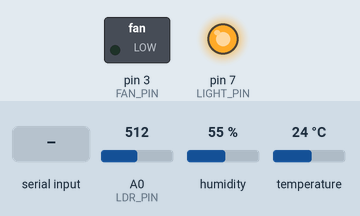
This sketch was run on a simulated Arduino Uno, built with avr-gcc and run on an emulated ATmega328P. On the bench: switched loads named in the sketch (green lamp = pin HIGH), output pins drawn as LEDs (lit = HIGH). Inputs (shaded band) come from the test bench; at power-on: A0 (LDR_PIN) = 512, humidity 55 %, temperature 24 °C.

Above: at 1.4 s.
1.5 s: "P" received over the second serial link
At 2.6 s:
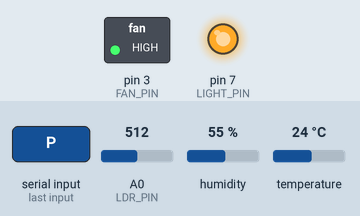
3.2 s: A0 (LDR_PIN) set to 491
At 4.3 s:
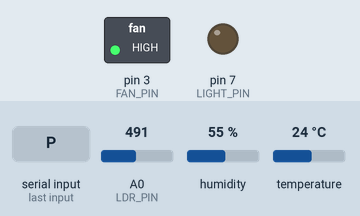
4.8 s: A0 (LDR_PIN) set to 510
At 5.9 s:
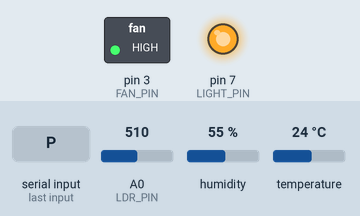
6.4 s: A0 (LDR_PIN) set to 490
At 7.6 s:
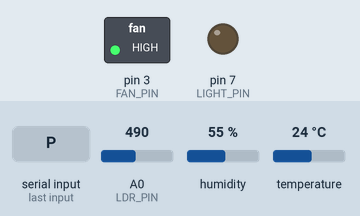
Timing chart, 0 to 9.0 s (numbered marks = the images above; inputs shaded):
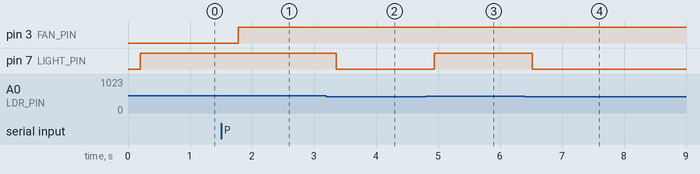

The sketch:

sketchnodeA.ino
```cpp
  #include "DHT.h"
  #include <SoftwareSerial.h>

  // --- PINS ---
  #define DHTPIN 2
  #define DHTTYPE DHT11
  #define LDR_PIN A0
  #define FAN_PIN 3
  #define LIGHT_PIN 7

  // RELAY LOGIC (Swap HIGH/LOW if your light is backwards)
  #define RELAY_ON  LOW
  #define RELAY_OFF HIGH

  SoftwareSerial nodeB_Serial(10, 11);
  DHT dht(DHTPIN, DHTTYPE);

  // 0=Auto, 1=Force ON, 2=Force OFF
  int lightState = 0;
  bool fanOverride = false;

  void setup() {
    Serial.begin(9600);
    nodeB_Serial.begin(9600);
    dht.begin();

    pinMode(FAN_PIN, OUTPUT);
    pinMode(LIGHT_PIN, OUTPUT);

    // Quick startup flash
    digitalWrite(LIGHT_PIN, RELAY_ON);
    delay(200);
    digitalWrite(LIGHT_PIN, RELAY_OFF);
  }

  void loop() {
    float t = dht.readTemperature();
    float h = dht.readHumidity();
    int lightVal = analogRead(LDR_PIN);

    if (nodeB_Serial.available()) {
        char cmd = nodeB_Serial.read();

        // FAN COMMANDS
        if (cmd == 'P') { fanOverride = true; }

        // LIGHT COMMANDS
        else if (cmd == 'L') { lightState = 1; } // Force ON
        else if (cmd == 'l') { lightState = 2; } // Force OFF

        // AUTO COMMANDS
        else if (cmd == 'N') {
          fanOverride = false;
          // DO NOT RESET LIGHTS HERE! This fixes the loop bug.
        }
        else if (cmd == 'A') {
          fanOverride = false;
          lightState = 0; // Global Reset
        }
    }

    // FAN LOGIC
    if (fanOverride) {
        analogWrite(FAN_PIN, 255);
      } else {
        analogWrite(FAN_PIN, 0);
      }
        // LIGHT LOGIC
    if (lightState == 1) { digitalWrite(LIGHT_PIN, RELAY_ON); }
    else if (lightState == 2) { digitalWrite(LIGHT_PIN, RELAY_OFF); }
    else {
        // Auto Mode
        if (lightVal < 500) { digitalWrite(LIGHT_PIN, RELAY_ON); }
        else { digitalWrite(LIGHT_PIN, RELAY_OFF); }
    }

    // Send Data
    nodeB_Serial.print(t); nodeB_Serial.print(",");
    nodeB_Serial.print(h); nodeB_Serial.print(",");
    nodeB_Serial.println(lightVal);
    delay(500); // Faster Loop
  }
```

Measured:
- the behaviour switches between 500 and 499 on A0 (LDR_PIN) (found by bisection; images 1 and 2)
- after the input at 1.5 s, pin 3 (FAN_PIN): LOW → HIGH after 0.28 s
- after the input at 3.2 s, pin 7 (LIGHT_PIN): HIGH → LOW after 0.16 s
- after the input at 4.8 s, pin 7 (LIGHT_PIN): LOW → HIGH after 0.14 s
- after the input at 6.4 s, pin 7 (LIGHT_PIN): HIGH → LOW after 0.12 s
